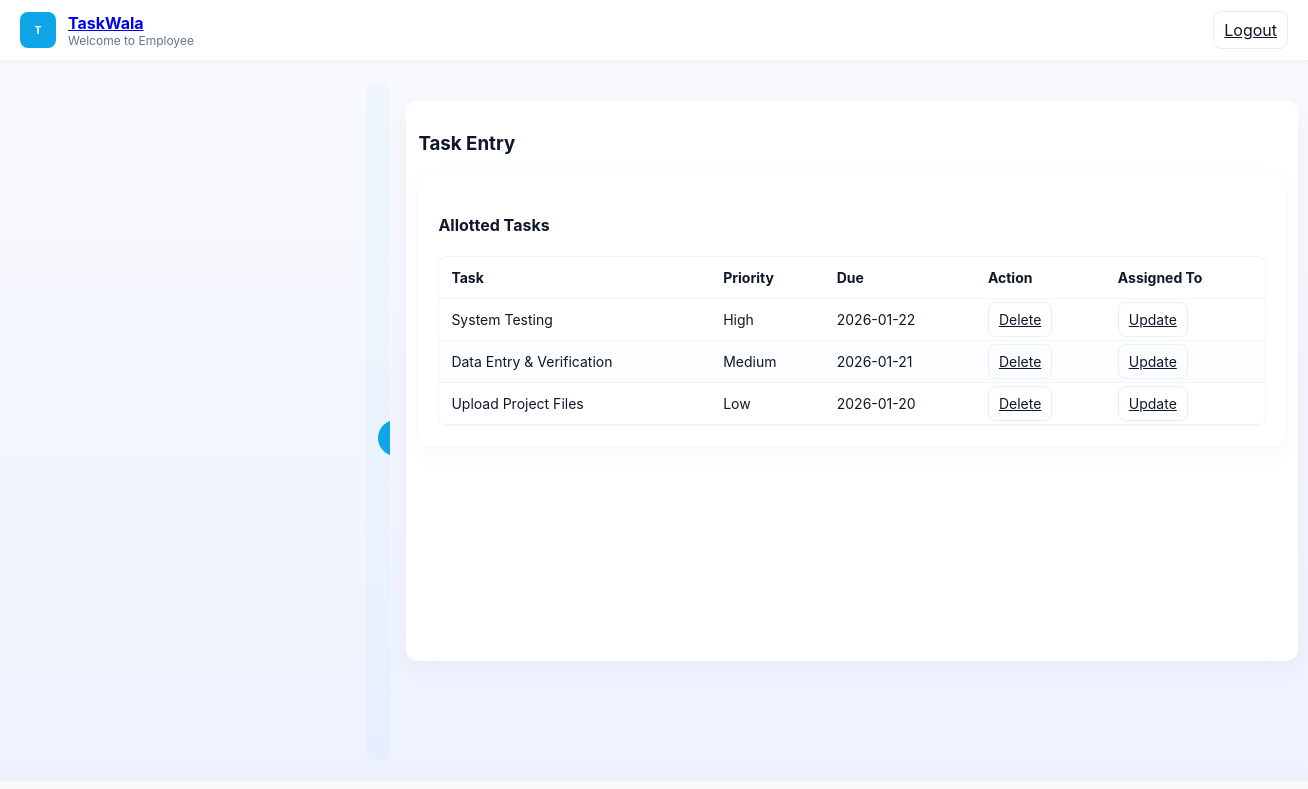
The app's page /admin/view_ass_task.php with its own data.
### tables this page shows
CREATE TABLE IF NOT EXISTS `tasks` (
  `id` int(11) NOT NULL AUTO_INCREMENT,
  `title` varchar(200) DEFAULT NULL,
  `description` text,
  `priority` enum('High','Medium','Low') DEFAULT NULL,
  `assigned_to` int(11) DEFAULT NULL,
  `due_date` date DEFAULT NULL,
  `status` enum('Pending','In-Progress','Completed') DEFAULT 'Pending',
  `created_at` timestamp NULL DEFAULT CURRENT_TIMESTAMP,
  PRIMARY KEY (`id`),
  KEY `assigned_to` (`assigned_to`)
);

### admin/view_ass_task.php (the view, shortened to what this page needs)
<?php
include("./header.php");
?>
<main class="main-content" id="mainContent">
    <div class="card fullscreen">
        <h3>Task Entry</h3>
        <div class="card" style="margin-top:16px">
            <h4 class="mt-5">Allotted Tasks</h4>
            <div class="table-wrap">
                <?php
                $query = "SELECT * FROM tasks ";
                $result = mysqli_query($conn, $query);
                ?>
                <table id="empTable">
                    <thead>
                        <tr>
                            <th>Task</th>
                            <th>Priority</th>
                            <th>Due</th>
                            <th>Action</th>
                            <th>Assigned To</th>
                        </tr>
                    </thead>
                    <tbody>
                        <?php while ($task = mysqli_fetch_assoc($result)) { ?>
                            <tr>
                                <td>
                                    <?php echo $task['title']; ?>
                                </td>
                                <td>
                                    <?php echo $task['priority']; ?>
                                </td>
                                <td>
                                    <?php echo $task['due_date']; ?>
                                </td>
                                <td>
                                    <a data-id="e_1767867125240" href="./task_delete.php?id=<?= $task['id']; ?>"
                                        class="delEmp btn ghost">Delete</a>
                                </td>
                                <td>
                                    <a data-id=" e_1767867125240" href="./assign_task.php?id=<?= $task['id']; ?>"
                                        class="delEmp btn ghost">Update</a>
                                </td>
                            </tr>
                        <?php } ?>
                    </tbody>
                </table>
            </div>
        </div>
    </div>
</main>

### css/style.css (style rules this page uses)
:root { --sky: #0ea5e9; --navy: #0f172a; --muted: #64748b; --bg: #f8fafc; --card: #ffffff }
* { box-sizing: border-box }
body { margin: 0; font-family: Inter, system-ui, Arial; background: linear-gradient(180deg, var(--bg), #eef2ff); color: var(--navy); -webkit-font-smoothing: antialiased }
.btn { padding: 8px 10px; border-radius: 8px; background: var(--sky); color: white; border: none; cursor: pointer }
.btn.ghost { background: transparent; color: var(--navy); border: 1px solid #e6eef8 }
.main-content { flex: 1; min-height: 70vh; padding-bottom: 40px; padding-top: 20px; min-width: 892px; }
.card { background: var(--card); padding: 20px; border-radius: 12px; box-shadow: 0 8px 24px rgba(15, 23, 42, 0.04); margin-bottom: 16px }
.table-wrap { max-height: 420px; overflow: auto; border-radius: 8px; border: 1px solid #f1f5f9 }
table { width: 100%; border-collapse: collapse }
th, td { padding: 12px; border-bottom: 1px solid #f1f5f9; text-align: left; font-size: 14px }
tr:nth-child(even) { background: #fbfdff }
.fullscreen { width: 100%; min-height: 70vh; padding: 12px }

### records on screen
tasks: title "System Testing", priority "High", due_date "2026-01-22"
tasks: title "Data Entry & Verification", priority "Medium", due_date "2026-01-21"
tasks: title "Upload Project Files", priority "Low", due_date "2026-01-20"
